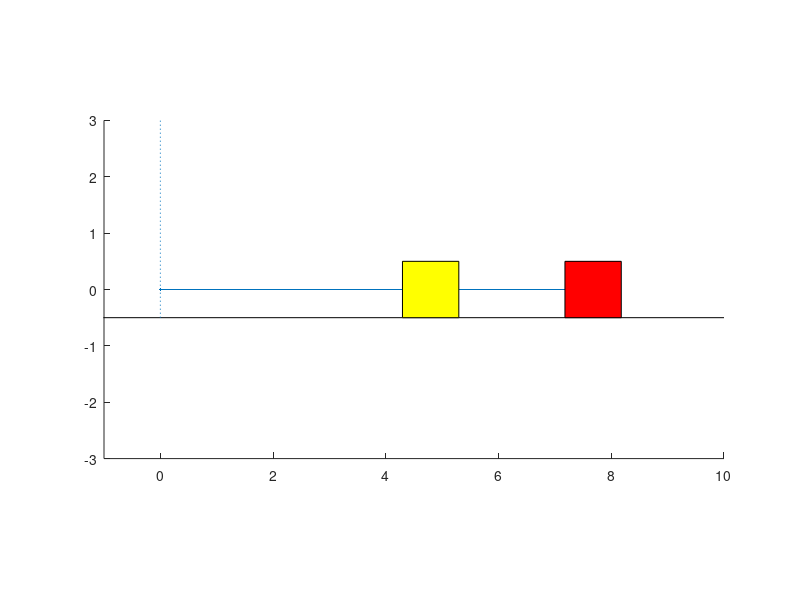

Here is the MATLAB script that generated this plot:
%spring2mass
%double spring and mass system
%equations taken from http://www.myphysicslab.com/dbl_spring1.html
%equations are solver using Eulers method
%constants
m1=0.5; %mass of 1st block
m2=1;   %mass of 2nd block
w1=1;   %width of 1st block
w2=1;   %width of 2nd block
k1=2.0; %spring constant of 2nd spring
k2=5.5; %spring constant of 1st spring
r1=3;   %length of 1st spring in rest
r2=2;   %length of 2nd spring in rest
%variables
t=0;
dt=0.05; %time step
v1=0;
v2=0;
x1=2;   %initial position of 1st block
x2=4;   %initial position of 2nd block

posx=[0.5 -0.5 -0.5 0.5];
posy=[0.5 0.5 -0.5 -0.5];
h1=line(0,0);

line([-5 10],[-0.5 -0.5],'color','k');%base line
line([0 0],[-0.5 5],'linestyle',':'); %a wall on left
block1=patch(posx,posy,'y');
block2=patch(posx,posy,'r');

axis equal
axis([-1 10 -3 3]);
while t<=50 && ishandle(h1)
    x1=x1+dt*v1;
    x2=x2+dt*v2;
    v1 =v1+dt*( -(k1/m1)* (x1 - r1) + (k2/m1)*(x2 - x1 - w1 - r2));
    v2 =v2+dt*( -(k2/m2)* (x2 - x1 - w1 - r2) );
    
    set(h1,'xdata',[0 x1 x2],'ydata',[0 0 0]);
    set(block1,'xdata',posx+x1,'ydata',posy);
    set(block2,'xdata',posx+x2,'ydata',posy);
    t=t+dt;
    pause(0.025);
end
